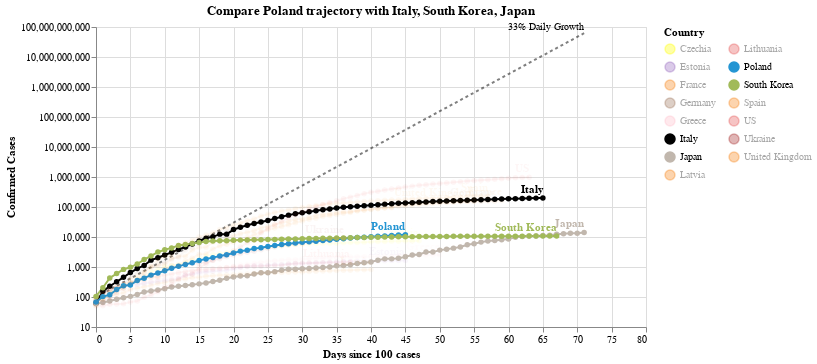

Notebook code cell kept with this figure:
### Code cell
#hide_input
chart3 = make_since_chart(['Poland'])
chart3

### Figure 1 — Vega-Lite specification as saved in the notebook (floating-point values rounded to 4 significant figures; data arrays with more than 128 entries replaced by an {"elided": "..."} marker saying what was removed)
{"config": {"view": {"continuousWidth": 400, "continuousHeight": 300}}, "layer": [{"mark": {"type": "line", "color": "black", "opacity": 0.5, "strokeDash": [3, 3]}, "encoding": {"x": {"type": "quantitative", "field": "Days since 100 cases"}, "y": {"type": "quantitative", "field": "Confirmed Cases"}}}, {"mark": {"type": "text", "align": "right", "dy": -6, "fontSize": 10, "text": "33% Daily Growth"}, "encoding": {"x": {"type": "quantitative", "field": "Days since 100 cases"}, "y": {"type": "quantitative", "field": "Confirmed Cases"}}, "transform": [{"filter": "(datum['Days since 100 cases'] >= 71)"}]}, {"data": {"name": "data-7df1ec403747e8075d54da083cea75b0"}, "mark": {"type": "line", "point": true}, "encoding": {"color": {"type": "nominal", "field": "Country", "legend": {"columns": 2}, "scale": {"domain": ["Czechia", "Estonia", "France", "Germany", "Greece", "Italy", "Japan", "Latvia", "Lithuania", "Poland", "South Korea", "Spain", "US", "Ukraine", "United Kingdom"], "range": ["yellow", "#9467bd", "#F58518", "#9D755D", "pink", "black", "#C1B7AD", "#F58518", "#E45756", "#2495D3", "#A1BA59", "#F58518", "#E45756", "brown", "#F58518"]}}, "opacity": {"condition": {"value": 1, "selection": "selector001"}, "value": 0.05}, "tooltip": [{"type": "nominal", "field": "Country"}, {"type": "temporal", "field": "Date"}, {"type": "quantitative", "field": "Confirmed Cases"}, {"type": "quantitative", "field": "Days since 100 cases"}], "x": {"type": "quantitative", "field": "Days since 100 cases"}, "y": {"type": "quantitative", "field": "Confirmed Cases", "scale": {"type": "log"}}}, "selection": {"selector001": {"type": "multi", "fields": ["Country"], "bind": "legend", "init": [{"Country": "Poland"}, {"Country": "Italy"}, {"Country": "South Korea"}, {"Country": "Japan"}]}}, "width": 550}, {"data": {"name": "data-7df1ec403747e8075d54da083cea75b0"}, "mark": {"type": "text", "align": "right", "dy": -8, "fontWeight": "bold"}, "encoding": {"color": {"type": "nominal", "field": "Country", "legend": {"columns": 2}, "scale": {"domain": ["Czechia", "Estonia", "France", "Germany", "Greece", "Italy", "Japan", "Latvia", "Lithuania", "Poland", "South Korea", "Spain", "US", "Ukraine", "United Kingdom"], "range": ["yellow", "#9467bd", "#F58518", "#9D755D", "pink", "black", "#C1B7AD", "#F58518", "#E45756", "#2495D3", "#A1BA59", "#F58518", "#E45756", "brown", "#F58518"]}}, "opacity": {"condition": {"value": 1, "selection": "selector001"}, "value": 0.05}, "text": {"type": "nominal", "field": "Country"}, "tooltip": [{"type": "nominal", "field": "Country"}, {"type": "temporal", "field": "Date"}, {"type": "quantitative", "field": "Confirmed Cases"}, {"type": "quantitative", "field": "Days since 100 cases"}], "x": {"type": "quantitative", "field": "Days since 100 cases"}, "y": {"type": "quantitative", "field": "Confirmed Cases", "scale": {"type": "log"}}}, "transform": [{"filter": "(datum['Date'] >= 1587945600000)"}], "width": 550}], "data": {"name": "data-146322bb4692b58e921f4f944cfaee7c"}, "title": "Compare Poland trajectory with Italy, South Korea, Japan", "$schema": "https://vega.github.io/schema/vega-lite/v4.0.2.json", "datasets": {"data-146322bb4692b58e921f4f944cfaee7c": [{"Days since 100 cases": 0, "Confirmed Cases": 100.0}, {"Days since 100 cases": 1, "Confirmed Cases": 133.0}, {"Days since 100 cases": 2, "Confirmed Cases": 176.9}, {"Days since 100 cases": 3, "Confirmed Cases": 235.3}, {"Days since 100 cases": 4, "Confirmed Cases": 312.9}, {"Days since 100 cases": 5, "Confirmed Cases": 416.2}, {"Days since 100 cases": 6, "Confirmed Cases": 553.5}, {"Days since 100 cases": 7, "Confirmed Cases": 736.1}, {"Days since 100 cases": 8, "Confirmed Cases": 979.1}, {"Days since 100 cases": 9, "Confirmed Cases": 1302.0}, {"Days since 100 cases": 10, "Confirmed Cases": 1732.0}, {"Days since 100 cases": 11, "Confirmed Cases": 2303.0}, {"Days since 100 cases": 12, "Confirmed Cases": 3064.0}, {"Days since 100 cases": 13, "Confirmed Cases": 4074.0}, {"Days since 100 cases": 14, "Confirmed Cases": 5419.0}, {"Days since 100 cases": 15, "Confirmed Cases": 7207.0}, {"Days since 100 cases": 16, "Confirmed Cases": 9586.0}, {"Days since 100 cases": 17, "Confirmed Cases": 12750.0}, {"Days since 100 cases": 18, "Confirmed Cases": 16960.0}, {"Days since 100 cases": 19, "Confirmed Cases": 22550.0}, {"Days since 100 cases": 20, "Confirmed Cases": 29990.0}, {"Days since 100 cases": 21, "Confirmed Cases": 39890.0}, {"Days since 100 cases": 22, "Confirmed Cases": 53060.0}, {"Days since 100 cases": 23, "Confirmed Cases": 70560.0}, {"Days since 100 cases": 24, "Confirmed Cases": 93850.0}, {"Days since 100 cases": 25, "Confirmed Cases": 124800.0}, {"Days since 100 cases": 26, "Confirmed Cases": 166000.0}, {"Days since 100 cases": 27, "Confirmed Cases": 220800.0}, {"Days since 100 cases": 28, "Confirmed Cases": 293700.0}, {"Days since 100 cases": 29, "Confirmed Cases": 390600.0}, {"Days since 100 cases": 30, "Confirmed Cases": 519500.0}, {"Days since 100 cases": 31, "Confirmed Cases": 690900.0}, {"Days since 100 cases": 32, "Confirmed Cases": 918900.0}, {"Days since 100 cases": 33, "Confirmed Cases": 1222000.0}, {"Days since 100 cases": 34, "Confirmed Cases": 1625000.0}, {"Days since 100 cases": 35, "Confirmed Cases": 2162000.0}, {"Days since 100 cases": 36, "Confirmed Cases": 2875000.0}, {"Days since 100 cases": 37, "Confirmed Cases": 3824000.0}, {"Days since 100 cases": 38, "Confirmed Cases": 5086000.0}, {"Days since 100 cases": 39, "Confirmed Cases": 6764000.0}, {"Days since 100 cases": 40, "Confirmed Cases": 8996000.0}, {"Days since 100 cases": 41, "Confirmed Cases": 11970000.0}, {"Days since 100 cases": 42, "Confirmed Cases": 15910000.0}, {"Days since 100 cases": 43, "Confirmed Cases": 21170000.0}, {"Days since 100 cases": 44, "Confirmed Cases": 28150000.0}, {"Days since 100 cases": 45, "Confirmed Cases": 37440000.0}, {"Days since 100 cases": 46, "Confirmed Cases": 49790000.0}, {"Days since 100 cases": 47, "Confirmed Cases": 66230000.0}, {"Days since 100 cases": 48, "Confirmed Cases": 88080000.0}, {"Days since 100 cases": 49, "Confirmed Cases": 117100000.0}, {"Days since 100 cases": 50, "Confirmed Cases": 155800000.0}, {"Days since 100 cases": 51, "Confirmed Cases": 207200000.0}, {"Days since 100 cases": 52, "Confirmed Cases": 275600000.0}, {"Days since 100 cases": 53, "Confirmed Cases": 366600000.0}, {"Days since 100 cases": 54, "Confirmed Cases": 487500000.0}, {"Days since 100 cases": 55, "Confirmed Cases": 648400000.0}, {"Days since 100 cases": 56, "Confirmed Cases": 862400000.0}, {"Days since 100 cases": 57, "Confirmed Cases": 1147000000.0}, {"Days since 100 cases": 58, "Confirmed Cases": 1525000000.0}, {"Days since 100 cases": 59, "Confirmed Cases": 2029000000.0}, {"Days since 100 cases": 60, "Confirmed Cases": 2698000000.0}, {"Days since 100 cases": 61, "Confirmed Cases": 3589000000.0}, {"Days since 100 cases": 62, "Confirmed Cases": 4773000000.0}, {"Days since 100 cases": 63, "Confirmed Cases": 6348000000.0}, {"Days since 100 cases": 64, "Confirmed Cases": 8443000000.0}, {"Days since 100 cases": 65, "Confirmed Cases": 11230000000.0}, {"Days since 100 cases": 66, "Confirmed Cases": 14940000000.0}, {"Days since 100 cases": 67, "Confirmed Cases": 19860000000.0}, {"Days since 100 cases": 68, "Confirmed Cases": 26420000000.0}, {"Days since 100 cases": 69, "Confirmed Cases": 35140000000.0}, {"Days since 100 cases": 70, "Confirmed Cases": 46730000000.0}, {"Days since 100 cases": 71, "Confirmed Cases": 62150000000.0}], "data-7df1ec403747e8075d54da083cea75b0": {"elided": "810 records"}}}
